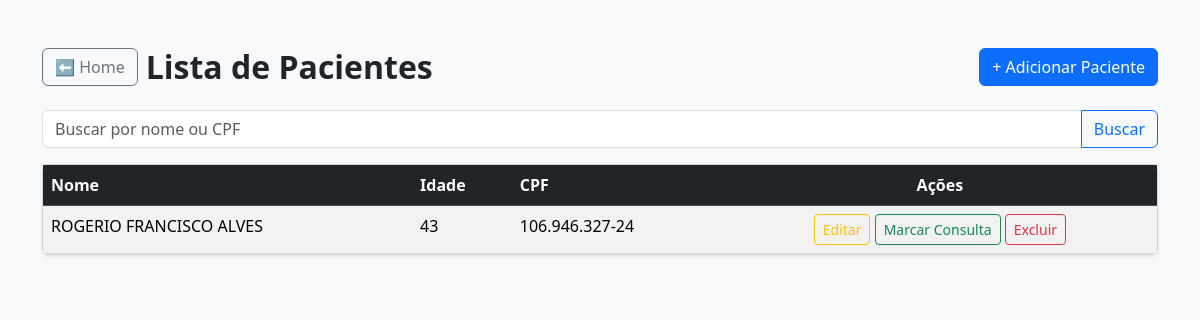
The app's page /pacientes/ with its own data.
### pacientes/models.py (models this page shows, shortened)
class Paciente(models.Model):
    nome = models.CharField(max_length=100)
    idade = models.IntegerField()
    cpf = models.CharField(max_length=14, unique=True)

### pacientes/views.py (the view)
# urls.py: path('', views.listar_pacientes, name='listar_pacientes'),
def listar_pacientes(request):
    termo = request.GET.get('busca', '')
    pacientes = Paciente.objects.all()
    if termo:
        pacientes = pacientes.filter(
            Q(nome__icontains=termo) |
            Q(cpf__icontains=termo.replace('.', '').replace('-', ''))
        )
    return render(request, 'pacientes/listar.html', {
        'pacientes': pacientes,
        'termo': termo
    })

### pacientes/templatetags/cpf_filters.py (called while the page is built)
@register.filter
def mascara_cpf(valor):
    if not valor:
        return ''
    cpf = re.sub(r'\D', '', valor)
    if len(cpf) != 11:
        return valor
    return f'{cpf[:3]}.{cpf[3:6]}.{cpf[6:9]}-{cpf[9:]}'

### pacientes/templates/pacientes/listar.html (shortened to what this page needs)
{% load cpf_filters %}
<!DOCTYPE html>
<html lang="pt-br">
<head>
    <link href="https://cdn.jsdelivr.net/npm/bootstrap@5.3.2/dist/css/bootstrap.min.css" rel="stylesheet">
</head>
<body class="bg-light">
<div class="container mt-5">
    <div class="d-flex justify-content-between align-items-center mb-4">
        <div class="d-flex align-items-center gap-2">
            <a href="{% url 'home' %}" class="btn btn-outline-secondary">
                ⬅ Home
            </a>
            <h2 class="fw-bold mb-0">Lista de Pacientes</h2>
        </div>
        <a href="{% url 'adicionar_paciente' %}" class="btn btn-primary">
            + Adicionar Paciente
        </a>
    </div>
    <form method="get" class="mb-3">
        <div class="input-group">
            <input
                type="text"
                name="busca"
                id="busca"
                class="form-control"
                placeholder="Buscar por nome ou CPF"
                value="{{ termo|default:'' }}"
                oninput="mascaraCPF(this)"
            >
            <button class="btn btn-outline-primary" type="submit">
                Buscar
            </button>
        </div>
    </form>
    <div class="card shadow-sm">
        <div class="card-body p-0">
            <table class="table table-hover table-striped mb-0">
                <thead class="table-dark">
                    <tr>
                        <th>Nome</th>
                        <th>Idade</th>
                        <th>CPF</th>
                        <th class="text-center">Ações</th>
                    </tr>
                </thead>
                <tbody>
                    {% for paciente in pacientes %}
                    <tr>
                        <td>{{ paciente.nome }}</td>
                        <td>{{ paciente.idade }}</td>
                        <td>{{ paciente.cpf|mascara_cpf }}</td>
                       <td class="text-center">
    <a href="{% url 'editar_paciente' paciente.pk %}"
       class="btn btn-sm btn-outline-warning">
        Editar
    </a>
<a href="{% url 'marcar_consulta' paciente.pk %}"
   class="btn btn-sm btn-outline-success">
    Marcar Consulta
</a>
    <a href="{% url 'excluir_paciente' paciente.pk %}"
       class="btn btn-sm btn-outline-danger"
       onclick="return confirm('Deseja realmente excluir este paciente?');">
        Excluir
    </a>
</td>
                    </tr>
                    {% empty %}
                    <tr>
                        <td colspan="4" class="text-center text-muted py-4">
                            Nenhum paciente cadastrado.
                        </td>
                    </tr>
                    {% endfor %}
                </tbody>
            </table>
        </div>
    </div>
</div>
</body>
</html>

### records on screen
Paciente: nome "ROGERIO FRANCISCO ALVES", idade "43", cpf|mascara_cpf "106.946.327-24"
